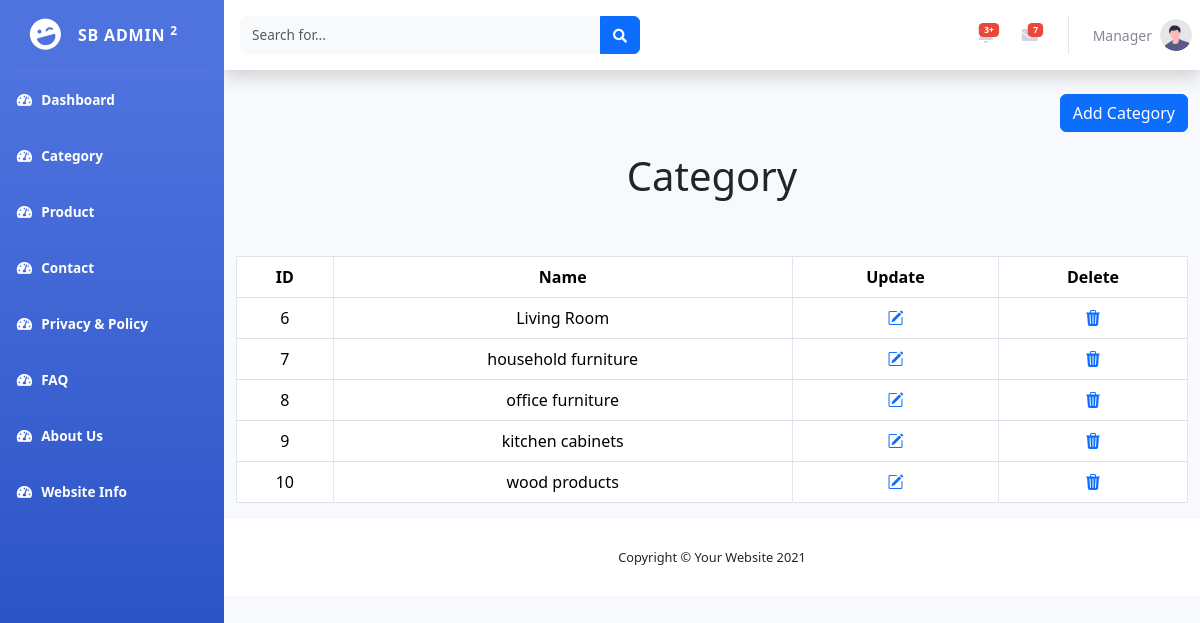
Screenshot of /Admin/showcategory.php (signed in) with the database file from the repository.
### tables this page shows
CREATE TABLE `category` (
  `ID` int(11) NOT NULL,
  `Name` varchar(50) NOT NULL,
  `Recorded inserted` timestamp NOT NULL DEFAULT current_timestamp()
);

### Admin/showcategory.php (the view, shortened to what this page needs)
<!DOCTYPE html>
<html lang="en">
<head>
</head>
<body>
<?php include("header.php")?>
<div class="container">
<div class="button-container">
    <button class="btn btn-primary"><a href="addcategory.php">Add Category</a></button>
    </div>
    <h1>Category</h1>
    <br><br>
<table class="table table-bordered">
    <tr>
        <th>ID</th>
        <th>Name</th>
        <th>Update</th>
        <th>Delete</th>
    </tr>
    <?php
    $query="SELECT * FROM category";
    $result=mysqli_query($conn,$query);
    while($row=mysqli_fetch_array($result))
    {
        echo "<tr>";
        echo "<td>".$row[0]."</td>";
        echo "<td>".$row[1]."</td>";
        echo '<td><a href="updatecategory.php?a='.$row[0].'"><i class="bi bi-pencil-square"></i></a></td>';
        echo '<td><a href="deletecategory.php?a='.$row[0].'"><i class="bi bi-trash3-fill"></i></a></td>';
        echo "</tr>";
    }
    ?>
</table>
</div>
<?php include("footer.php")?>
</body>
</html>

### Admin/showcategory.php (style rules this page uses)
td,tr,h1 { text-align: center; }
.btn-primary { background-color: #007bff; color: white; text-align: center; transition: background-color 0.3s ease; }
.btn-primary a { color: white; text-decoration: none; }
.button-container { display: flex; justify-content: flex-end; margin-bottom: 20px; }

### rows the page displays
category: ID "6", Name "Living Room"
category: ID "7", Name "household furniture"
category: ID "8", Name "office furniture"
category: ID "9", Name "kitchen cabinets"
category: ID "10", Name "wood products"

### other values shown
$_SESSION["name"] "Manager"
